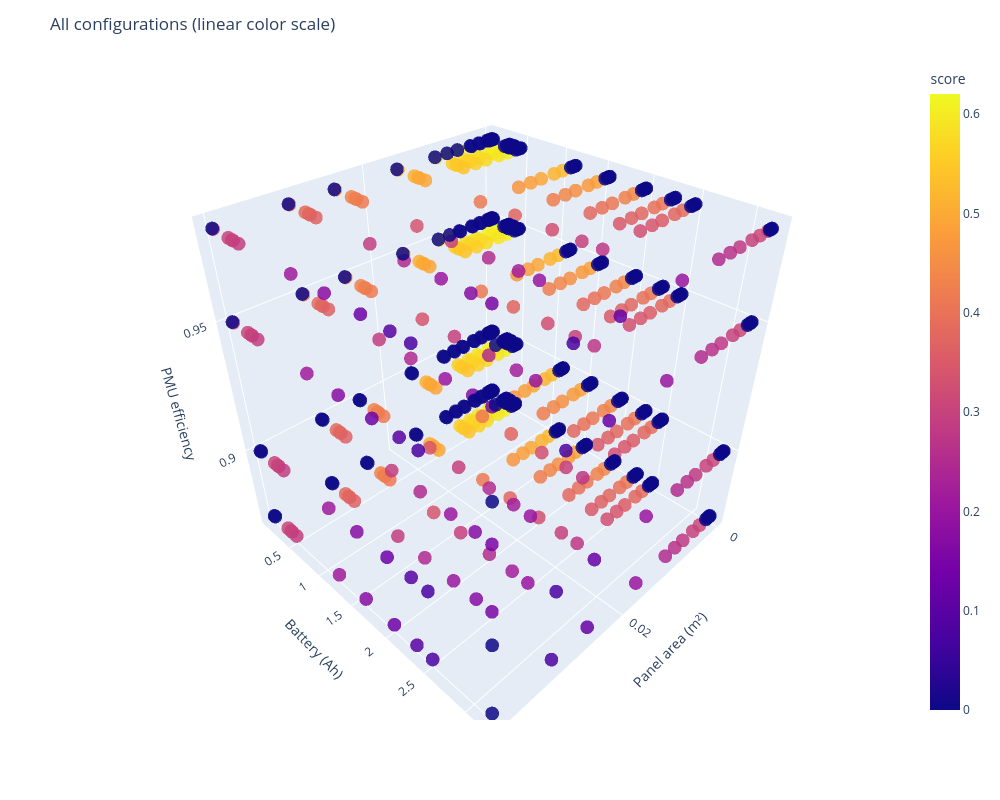

Source (notebook cell):
### Markdown cell above
## Plot best configurations

Visualize all configurations in 3D space (panel area × battery capacity × PMU efficiency)

### Code cell
LOG_COLOR = False

data = summary.copy()

if LOG_COLOR:
    eps = 1e-9
    data["score_color"] = np.log10(data["score"] + eps)
    color_label = "log10(score)"
else:
    data["score_color"] = data["score"]
    color_label = "score"

fig = px.scatter_3d(
    data,
    x="panel_area_m2",
    y="C_batt_Ah",
    z="eta_PMU",
    color="score_color",
    labels={
        "panel_area_m2": "Panel area (m²)",
        "C_batt_Ah": "Battery (Ah)",
        "eta_PMU": "PMU efficiency",
        "score_color": color_label
    },
    opacity=0.85
)

fig.update_layout(
    width=1000,
    height=800,
    title=f"All configurations ({'log color scale' if LOG_COLOR else 'linear color scale'})"
)

fig.show()

### Figure 1 — Plotly figure (JSON) as saved in the notebook; plotly's stock layout.template omitted (floating-point values rounded to 4 significant figures; data arrays with more than 128 entries replaced by an {"elided": "..."} marker saying what was removed)
{"data": [{"hovertemplate": "Panel area (m²)=%{x}<br>Battery (Ah)=%{y}<br>PMU efficiency=%{z}<br>score=%{marker.color}<extra></extra>", "legendgroup": "", "marker": {"color": {"elided": "672 float values"}, "coloraxis": "coloraxis", "opacity": 0.85, "symbol": "circle"}, "mode": "markers", "name": "", "scene": "scene", "showlegend": false, "type": "scatter3d", "x": {"elided": "672 float values"}, "y": {"elided": "672 float values"}, "z": {"elided": "672 float values"}}], "layout": {"coloraxis": {"colorbar": {"title": {"text": "score"}}, "colorscale": [[0, "#0d0887"], [0.1111, "#46039f"], [0.2222, "#7201a8"], [0.3333, "#9c179e"], [0.4444, "#bd3786"], [0.5556, "#d8576b"], [0.6667, "#ed7953"], [0.7778, "#fb9f3a"], [0.8889, "#fdca26"], [1, "#f0f921"]]}, "height": 800, "legend": {"tracegroupgap": 0}, "margin": {"t": 60}, "scene": {"domain": {"x": [0, 1], "y": [0, 1]}, "xaxis": {"title": {"text": "Panel area (m²)"}}, "yaxis": {"title": {"text": "Battery (Ah)"}}, "zaxis": {"title": {"text": "PMU efficiency"}}}, "title": {"text": "All configurations (linear color scale)"}, "width": 1000}}
